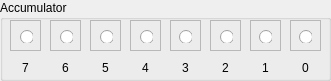
   <widget class="QGroupBox" name="groupBox_Accum">
    <property name="geometry">
     <rect>
      <x>720</x>
      <y>10</y>
      <width>331</width>
      <height>81</height>
     </rect>
    </property>
    <property name="title">
     <string>Accumulator</string>
    </property>
    <widget class="QFrame" name="frame_17">
     <property name="geometry">
      <rect>
       <x>50</x>
       <y>20</y>
       <width>31</width>
       <height>31</height>
      </rect>
     </property>
     <property name="frameShape">
      <enum>QFrame::StyledPanel</enum>
     </property>
     <property name="frameShadow">
      <enum>QFrame::Sunken</enum>
     </property>
     <property name="lineWidth">
      <number>0</number>
     </property>
     <property name="midLineWidth">
      <number>0</number>
     </property>
     <widget class="QRadioButton" name="radioButton_Acc6">
      <property name="geometry">
       <rect>
        <x>10</x>
        <y>10</y>
        <width>13</width>
        <height>13</height>
       </rect>
      </property>
      <property name="font">
       <font>
        <pointsize>6</pointsize>
       </font>
      </property>
      <property name="text">
       <string/>
      </property>
     </widget>
    </widget>
    <widget class="QFrame" name="frame_18">
     <property name="geometry">
      <rect>
       <x>90</x>
       <y>20</y>
       <width>31</width>
       <height>31</height>
      </rect>
     </property>
     <property name="frameShape">
      <enum>QFrame::StyledPanel</enum>
     </property>
     <property name="frameShadow">
      <enum>QFrame::Sunken</enum>
     </property>
     <property name="lineWidth">
      <number>5</number>
     </property>
     <property name="midLineWidth">
      <number>0</number>
     </property>
     <widget class="QRadioButton" name="radioButton_Acc5">
      <property name="geometry">
       <rect>
        <x>10</x>
        <y>10</y>
        <width>13</width>
        <height>13</height>
       </rect>
      </property>
      <property name="font">
       <font>
        <pointsize>6</pointsize>
       </font>
      </property>
      <property name="text">
       <string/>
      </property>
     </widget>
    </widget>
    <widget class="QFrame" name="frame_19">
     <property name="geometry">
      <rect>
       <x>130</x>
       <y>20</y>
       <width>31</width>
       <height>31</height>
      </rect>
     </property>
     <property name="frameShape">
      <enum>QFrame::StyledPanel</enum>
     </property>
     <property name="frameShadow">
      <enum>QFrame::Sunken</enum>
     </property>
     <property name="lineWidth">
      <number>5</number>
     </property>
     <property name="midLineWidth">
      <number>0</number>
     </property>
     <widget class="QRadioButton" name="radioButton_Acc4">
      <property name="geometry">
       <rect>
        <x>10</x>
        <y>10</y>
        <width>13</width>
        <height>13</height>
       </rect>
      </property>
      <property name="font">
       <font>
        <pointsize>6</pointsize>
       </font>
      </property>
      <property name="text">
       <string/>
      </property>
     </widget>
    </widget>
    <widget class="QFrame" name="frame_20">
     <property name="geometry">
      <rect>
       <x>170</x>
       <y>20</y>
       <width>31</width>
       <height>31</height>
      </rect>
     </property>
     <property name="frameShape">
      <enum>QFrame::StyledPanel</enum>
     </property>
     <property name="frameShadow">
      <enum>QFrame::Sunken</enum>
     </property>
     <property name="lineWidth">
      <number>5</number>
     </property>
     <property name="midLineWidth">
      <number>0</number>
     </property>
     <widget class="QRadioButton" name="radioButton_Acc3">
      <property name="geometry">
       <rect>
        <x>9</x>
        <y>10</y>
        <width>13</width>
        <height>13</height>
       </rect>
      </property>
      <property name="font">
       <font>
        <pointsize>6</pointsize>
       </font>
      </property>
      <property name="text">
       <string/>
      </property>
     </widget>
    </widget>
    <widget class="QFrame" name="frame_21">
     <property name="geometry">
      <rect>
       <x>210</x>
       <y>20</y>
       <width>31</width>
       <height>31</height>
      </rect>
     </property>
     <property name="frameShape">
      <enum>QFrame::StyledPanel</enum>
     </property>
     <property name="frameShadow">
      <enum>QFrame::Sunken</enum>
     </property>
     <property name="lineWidth">
      <number>5</number>
     </property>
     <property name="midLineWidth">
      <number>0</number>
     </property>
     <widget class="QRadioButton" name="radioButton_Acc2">
      <property name="geometry">
       <rect>
        <x>10</x>
        <y>10</y>
        <width>13</width>
        <height>13</height>
       </rect>
      </property>
      <property name="font">
       <font>
        <pointsize>6</pointsize>
       </font>
      </property>
      <property name="text">
       <string/>
      </property>
     </widget>
    </widget>
    <widget class="QFrame" name="frame_22">
     <property name="geometry">
      <rect>
       <x>250</x>
       <y>20</y>
       <width>31</width>
       <height>31</height>
      </rect>
     </property>
     <property name="frameShape">
      <enum>QFrame::StyledPanel</enum>
     </property>
     <property name="frameShadow">
      <enum>QFrame::Sunken</enum>
     </property>
     <property name="lineWidth">
      <number>5</number>
     </property>
     <property name="midLineWidth">
      <number>0</number>
     </property>
     <widget class="QRadioButton" name="radioButton_Acc1">
      <property name="geometry">
       <rect>
        <x>9</x>
        <y>10</y>
        <width>13</width>
        <height>13</height>
       </rect>
      </property>
      <property name="font">
       <font>
        <pointsize>6</pointsize>
       </font>
      </property>
      <property name="text">
       <string/>
      </property>
     </widget>
    </widget>
    <widget class="QFrame" name="frame_23">
     <property name="geometry">
      <rect>
       <x>290</x>
       <y>20</y>
       <width>31</width>
       <height>31</height>
      </rect>
     </property>
     <property name="frameShape">
      <enum>QFrame::StyledPanel</enum>
     </property>
     <property name="frameShadow">
      <enum>QFrame::Sunken</enum>
     </property>
     <property name="lineWidth">
      <number>5</number>
     </property>
     <property name="midLineWidth">
      <number>0</number>
     </property>
     <widget class="QRadioButton" name="radioButton_Acc0">
      <property name="geometry">
       <rect>
        <x>9</x>
        <y>10</y>
        <width>13</width>
        <height>13</height>
       </rect>
      </property>
      <property name="font">
       <font>
        <pointsize>6</pointsize>
       </font>
      </property>
      <property name="text">
       <string/>
      </property>
     </widget>
    </widget>
    <widget class="QFrame" name="frame_24">
     <property name="geometry">
      <rect>
       <x>10</x>
       <y>20</y>
       <width>31</width>
       <height>31</height>
      </rect>
     </property>
     <property name="frameShape">
      <enum>QFrame::StyledPanel</enum>
     </property>
     <property name="frameShadow">
      <enum>QFrame::Sunken</enum>
     </property>
     <property name="lineWidth">
      <number>1</number>
     </property>
     <property name="midLineWidth">
      <number>0</number>
     </property>
     <widget class="QRadioButton" name="radioButton_Acc7">
      <property name="geometry">
       <rect>
        <x>10</x>
        <y>10</y>
        <width>13</width>
        <height>13</height>
       </rect>
      </property>
      <property name="font">
       <font>
        <pointsize>6</pointsize>
       </font>
      </property>
      <property name="text">
       <string/>
      </property>
     </widget>
    </widget>
    <widget class="QLabel" name="label_19">
     <property name="geometry">
      <rect>
       <x>10</x>
       <y>60</y>
       <width>31</width>
       <height>16</height>
      </rect>
     </property>
     <property name="text">
      <string>7</string>
     </property>
     <property name="alignment">
      <set>Qt::AlignCenter</set>
     </property>
    </widget>
    <widget class="QLabel" name="label_20">
     <property name="geometry">
      <rect>
       <x>50</x>
       <y>60</y>
       <width>31</width>
       <height>16</height>
      </rect>
     </property>
     <property name="text">
      <string>6</string>
     </property>
     <property name="alignment">
      <set>Qt::AlignCenter</set>
     </property>
    </widget>
    <widget class="QLabel" name="label_21">
     <property name="geometry">
      <rect>
       <x>90</x>
       <y>60</y>
       <width>31</width>
       <height>16</height>
      </rect>
     </property>
     <property name="text">
      <string>5</string>
     </property>
     <property name="alignment">
      <set>Qt::AlignCenter</set>
     </property>
    </widget>
    <widget class="QLabel" name="label_22">
     <property name="geometry">
      <rect>
       <x>130</x>
       <y>60</y>
       <width>31</width>
       <height>16</height>
      </rect>
     </property>
     <property name="text">
      <string>4</string>
     </property>
     <property name="alignment">
      <set>Qt::AlignCenter</set>
     </property>
    </widget>
    <widget class="QLabel" name="label_23">
     <property name="geometry">
      <rect>
       <x>170</x>
       <y>60</y>
       <width>31</width>
       <height>16</height>
      </rect>
     </property>
     <property name="text">
      <string>3</string>
     </property>
     <property name="alignment">
      <set>Qt::AlignCenter</set>
     </property>
    </widget>
    <widget class="QLabel" name="label_24">
     <property name="geometry">
      <rect>
       <x>210</x>
       <y>60</y>
       <width>31</width>
       <height>16</height>
      </rect>
     </property>
     <property name="text">
      <string>2</string>
     </property>
     <property name="alignment">
      <set>Qt::AlignCenter</set>
     </property>
    </widget>
    <widget class="QLabel" name="label_25">
     <property name="geometry">
      <rect>
       <x>250</x>
       <y>60</y>
       <width>31</width>
       <height>16</height>
      </rect>
     </property>
     <property name="text">
      <string>1</string>
     </property>
     <property name="alignment">
      <set>Qt::AlignCenter</set>
     </property>
    </widget>
    <widget class="QLabel" name="label_26">
     <property name="geometry">
      <rect>
       <x>290</x>
       <y>60</y>
       <width>31</width>
       <height>16</height>
      </rect>
     </property>
     <property name="text">
      <string>0</string>
     </property>
     <property name="alignment">
      <set>Qt::AlignCenter</set>
     </property>
    </widget>
   </widget>
